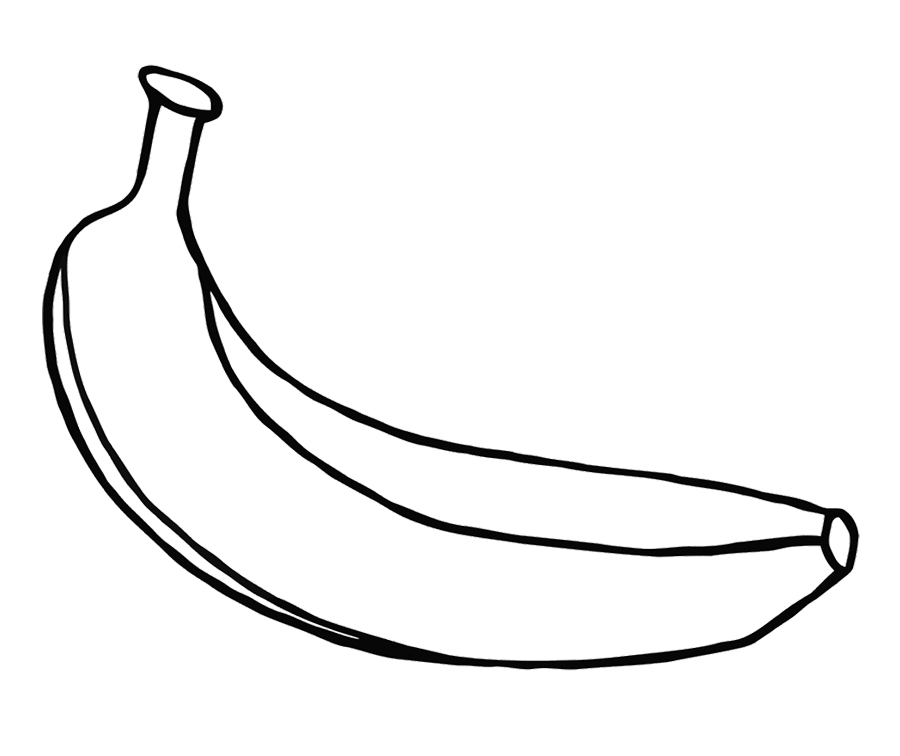
#> input picture banana.jpg, 900 x 756 px
$ python -i contour.py   (imports and definitions only)   (Python 2 division)
#> lines starting #> are read from the running program, lines starting #| are printed output that depends on the picture; after the words box and inside, x2 and y2 are one past the last pixel; in counts of white or black regions, pixels touching at a corner belong together
import numpy as np
import cv2

def show_contour(filename):
#> called with filename = 'banana.jpg'
    im = cv2.imread(filename)
#> im is the input picture: shape (756, 900, 3); min 0, max 255, mean 243
    imgray = cv2.cvtColor(im,cv2.COLOR_BGR2GRAY)


    #Tighten up threshold to avoid watermarks
    ret,thresh = cv2.threshold(imgray,200,255,0)
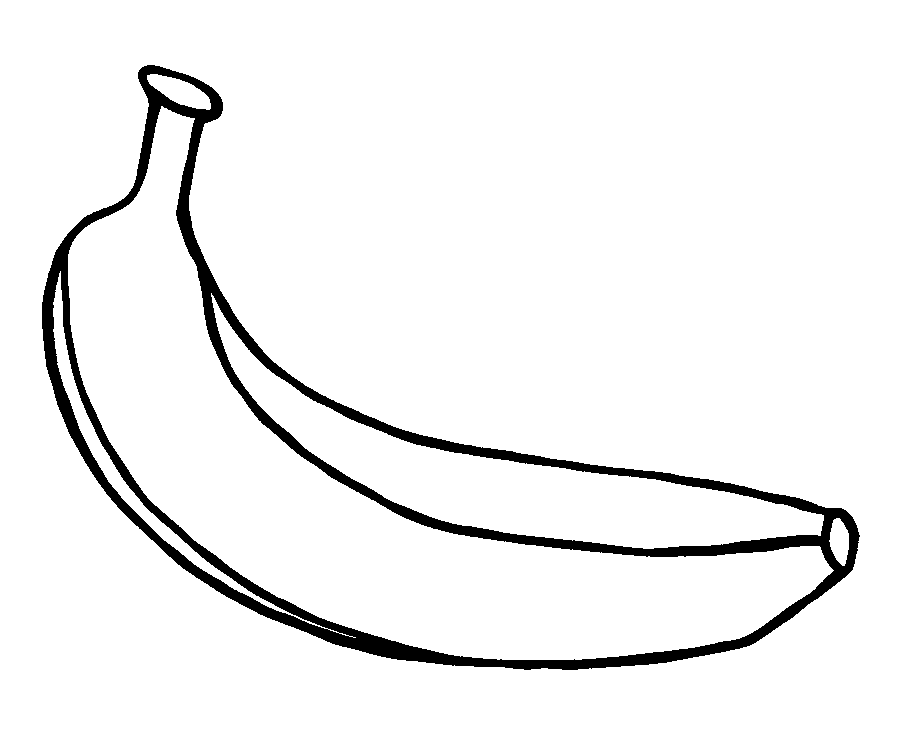
#> thresh: shape (756, 900); 94.8% white; 1 black region
    #thresh = cv2.Canny(imgray,100,200)
    contours, hierarchy = cv2.findContours(thresh,cv2.RETR_TREE,cv2.CHAIN_APPROX_SIMPLE)
#> contours = 7 contours; box (x1, y1, x2, y2) and area: (0, 0, 900, 756) 678745, (41, 64, 861, 671) 187980, (68, 106, 834, 660) 108834, (211, 293, 824, 549) 34621, (53, 271, 356, 638) 4101, (147, 74, 211, 110) 1142, (829, 518, 849, 566) 628
    print hierarchy
#| [[[-1 -1  1 -1]
#|   [-1 -1  2  0]
#|   [ 3 -1 -1  1]
#|   [ 4  2 -1  1]
#|   [ 5  3 -1  1]
#|   [ 6  4 -1  1]
#|   [-1  5 -1  1]]]
    #**[Next, Previous, First_Child, Parent]**

    empty = np.zeros(im.shape,np.uint8)
    empty2 = np.zeros(im.shape,np.uint8)
    #To remove border. This is bad if image touches boundaries. Buffer image?
    ymax = 1000.
    xmax = 1000.
    scale = min(ymax/im.shape[0], xmax/im.shape[1])
#> scale = 1.11


    for i in range(len(contours)):
        if hierarchy[0,i,3] != -1:
            cv2.drawContours(empty,contours,i,(0,255,0),1)
#> this loop made 7 passes
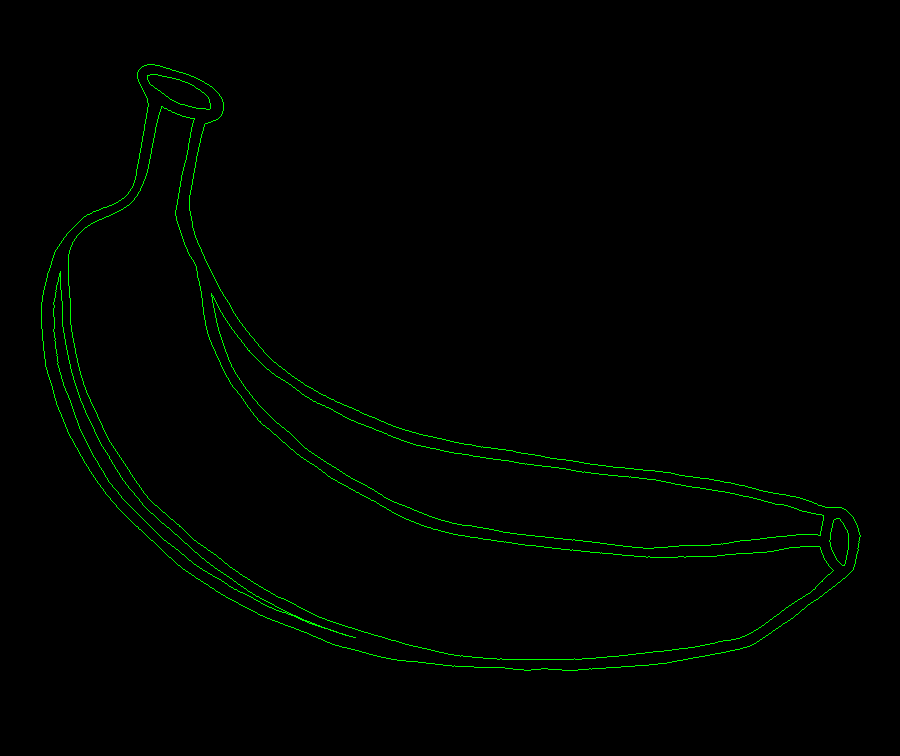
#> empty: shape (756, 900, 3); mean of channels 0, 1, 2 0, 2.5, 0; drawn as B, G, R
    #cv2.imshow('res',empty)
    cv2.drawContours(empty2,contours,-1,(0,255,0),1)
    #cv2.imshow('butt',empty2)
    #if cv2.waitKey(0) & 0xff == 27:
#        cv2.destroyAllWindows()
    writename = '/'.join(filename.split('/')[:-1]) + '/' + 'contour.jpg'
    cv2.imwrite(writename,empty)
#show_contour('images/bird_bird/bird-skeleton-big.jpg')

>>> result = show_contour('banana.jpg')

$ run again, on cup.png
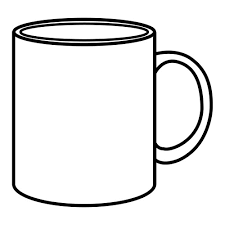
#> input picture cup.png, 225 x 225 px
#> in show_contour, im is the input picture: shape (225, 225, 3); min 0, max 255, mean 234.8
#> in show_contour, `ret,thresh = cv2.threshold(imgray,200,255,0)`:
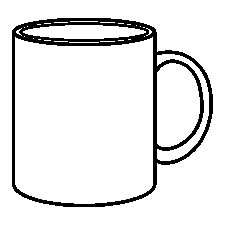
#> thresh: shape (225, 225); 90.9% white; 1 black region
#> contours = 30 contours, 24 with area under 20; largest, box (x1, y1, x2, y2) and area: (0, 0, 225, 225) 50176, (11, 17, 214, 208) 32014, (15, 37, 153, 204) 21166, (157, 63, 200, 147) 2920, (23, 25, 146, 39) 1183, (157, 54, 209, 161) 918
#> (printed output is left out)
#> the loop in show_contour, `for i in range(len(contours)):` made 30 passes
#> after the loop in show_contour, `for i in range(len(contours)):`:
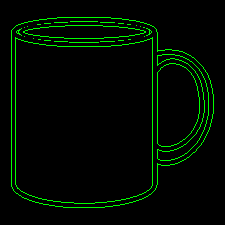
#> empty: shape (225, 225, 3); mean of channels 0, 1, 2 0, 11, 0; drawn as B, G, R
